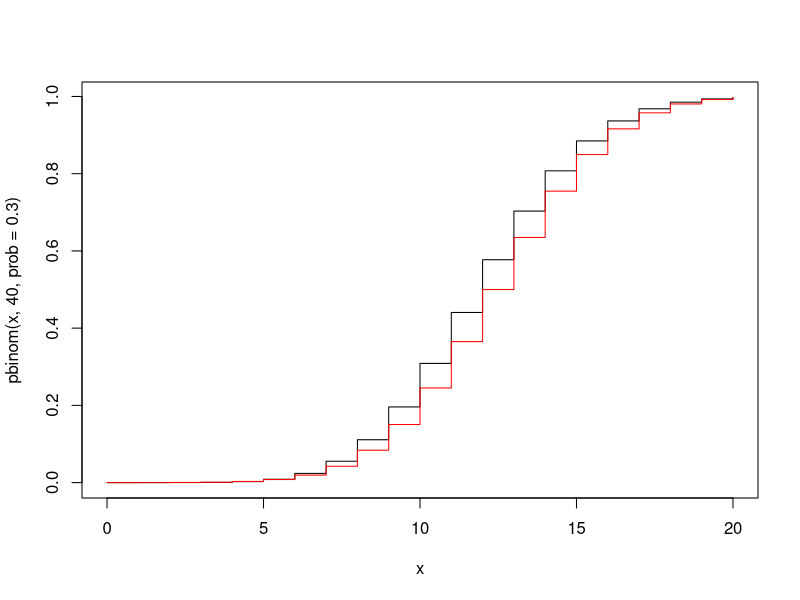
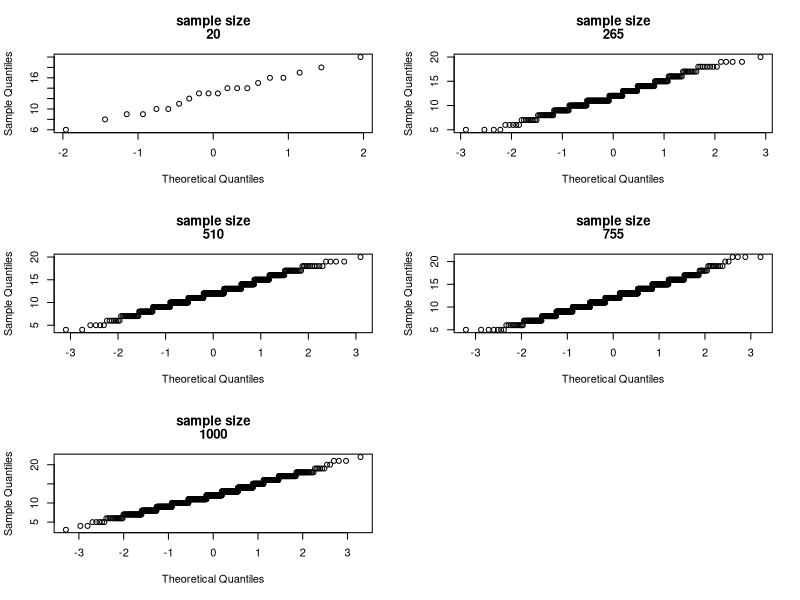
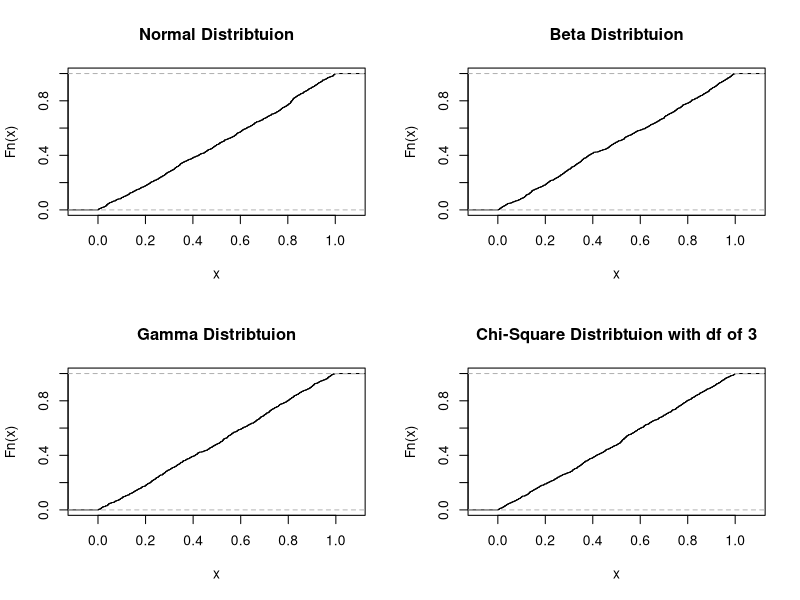

Reproduce these figures in R, in order.
####Problem 9
r = 2.5
p = 5
###P<=10
pgamma(q = 10, shape = r, scale = p)
pgamma(q = 5, shape = r, scale = p, lower.tail = F)
#P(abs(X-8)<3)=P(X<11) & P(X>5) = P(5<X<11)
pgamma(q = 5, shape = r, scale = p, lower.tail = F) - pgamma(q = 11, shape = r, scale = p, lower.tail = F)
i = 4
z = pgamma(q = i, shape = r, scale = p)
while(z<.1){
i = i + .001  
z = pgamma(q = i, shape = r, scale = p)   
} 
i
####Problem 10
x = 0:20
#plot(x, pbinom(x, 20, prob = 1/3), type = 's')
#lines(x, phyper(x, m = 40, n = 80, k = 20), type = 's', col = "red")

#The two distributions nearly overlap one another with some minor 
#deivation in the middle of the distributions

####Problem 11
x = 0:20
plot(x, pbinom(x, 40, prob = .3), type = 's')
lines(x, pnorm(x, mean = 12, sd = 2.9), type = 's', col = "red")
#With the exception of the tail ends, the normal distribution is 
#under the binomial distribution in the middle of the plot.

####Problem 12
# par(mfrow=c(3, 2))
# sizes = c(10, 20, 40, 100, 1000)
# for(i in sizes){
#   qqnorm(rnorm(i), title = paste(c("sample size", as.character(i))))
# }

#rnorm with a size of 10 does not resemble anything like a line
#rnorm with a size of 20 does not resemble anything like a line,
#but shows some aspects of straight ening out in the middle
#rnorm with a size of 40 is straight ening out in the middle
#rnorm with a size of 100 is straight ening out in the middle a little more
#rnorm with a size of 1000 is straightening out in the middle, but not at the tail
####Problem 13

par(mfrow=c(3, 2))
sizes = seq(from = 20, to = 1000, by = 245)
for(i in sizes){
    
    qqnorm(rbinom(i, 40, prob = .3), main = paste(c("sample size", as.character(i))))
  }
#As the size increases, the plots represents a sort of step image. The magnitude of the
#steps increases. Please note, the plots are located after Problem 14.
####Problem 14
###A
pnorm(3, lower.tail = F)
###B
pnorm(42, mean = 35, sd = 6, lower.tail = F)
###C
dbinom(10, 10, prob = 0.8)
###D
punif(0.9) 
###E
pchisq(6.5, df = 2, lower.tail = F)
####Problem 15
par(mfrow=c(2, 2))

x = rnorm(1000)
Fx = pnorm(x)
plot(ecdf(Fx), main = "Normal Distribtuion")
x  = rbeta(1000, shape1 = 1, shape2 = 1)
Fx = rbeta(x, shape1 = 1, shape2 = 1)
plot(ecdf(Fx), main = "Beta Distribtuion")
x = rgamma(1000, shape = 2, scale = 1)
Fx = pgamma(q = x, shape = 2, scale = 1)
plot(ecdf(Fx), main = "Gamma Distribtuion")
x = rchisq(1000, df = 3)
Fx = pchisq(x, df= 3)
plot(ecdf(Fx), main = "Chi-Square Distribtuion with df of 3")
###In each of the plots the line are generally straight going diagonally from 0 to 1.
###Please see page after problem 16 for the Algebra section.

####Problem 16
#par(mfrow=c(2, 5))
X1 = rexp(1:1000,1)
X2 = rexp(1:1000,1)
X = X1+ X2
A = seq(from = .1, to = 1, by = .1)
# for(i in A){
#   qqnorm(X^i, main = paste("a is", i))
# }
# From this simulation we can infer a is between .2 and .3,
# but closer to .3


